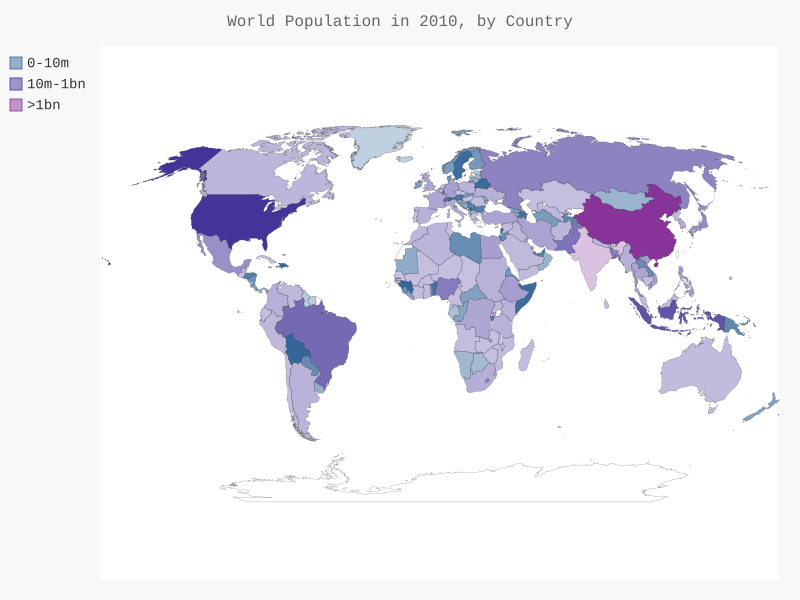

The Python source for this figure:
#!/usr/bin/env python
# -*- coding: utf-8 -*-
#
#  world_population.py


if __name__ == '__main__':
    
    import json
    
    import pygal
    from pygal.style import LightColorizedStyle as LCS, \
    RotateStyle as RS
    
    
    from country_codes import get_country_code
        
    #将数据加载到一个列表中
    filename = 'population_data.json'
    with open(filename) as f:
        pop_data = json.load(f)
        
    #创建一个包含人口数量的字典
    cc_populations = {}
    
    #打印每个国家2010年的人口数量
    q_year = '2010'
    for pop_dict in pop_data:
        if pop_dict['Year'] == q_year:
            country_name = pop_dict['Country Name']
            population = int(float(pop_dict['Value'])) 
            #存在插值得出的浮点数，不能直接int()
            code = get_country_code(country_name)
            if code:
                #print(code + ": " + str(population))
                cc_populations[code] = population
            #~ else:
                #~ print('ERROR - ' + country_name)
                 
            #print(country_name + ': ' + str(population))
            
    #根据人口数量将所有的国家分成三组
    cc_pops_1, cc_pops_2, cc_pops_3 = {}, {}, {}
    for cc, pop in cc_populations.items():
        if pop < 10000000:
            cc_pops_1[cc] = pop
        elif pop < 1000000000:
            cc_pops_2[cc] = pop
        else:
            cc_pops_3[cc] = pop
            
    #看看每组分别包含多少国家
    #~ print(len(cc_pops_1), len(cc_pops_2), len(cc_pops_3))
    
    #设置颜色和基本样式
    wm_style = RS('#336699', base_style=LCS)
      
    wm = pygal.maps.world.World(style=wm_style)
    wm.title = 'World Population in ' + q_year + ', by Country'
    wm.add('0-10m', cc_pops_1)
    wm.add('10m-1bn', cc_pops_2)
    wm.add('>1bn', cc_pops_3)
    
    #wm.add('2010', cc_populations)
    
    wm.render_to_file('world_population.svg')
